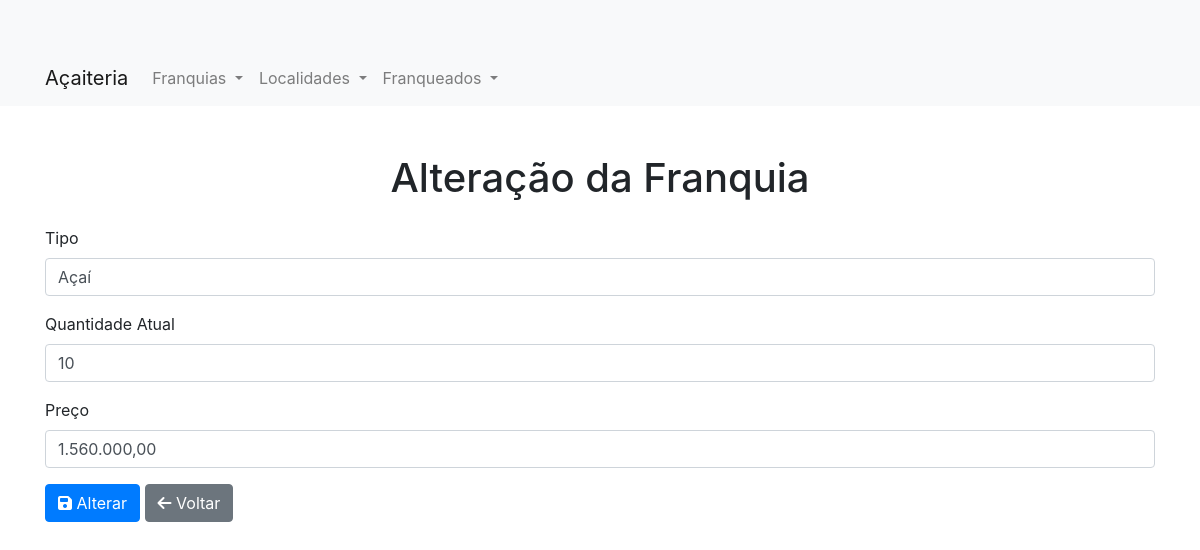
/alteraFranquia.php?id=1, run on the app's committed database.
### tables this page shows
CREATE TABLE `franquia` (
  `idFranquia` int(11) NOT NULL,
  `tipo` varchar(45) DEFAULT NULL,
  `qtde_atual` varchar(45) DEFAULT NULL,
  `preco` varchar(45) DEFAULT NULL
);

### Conexao.php (called while the page is built, shortened)
<?php
class Conexao {
    private static $instance;
    public static function getInstance() {
        if (!isset(self::$instance)) {
            try {
                self::$instance = new PDO('mysql:host=localhost;dbname=amordeacai', 'root', '');
                self::$instance->setAttribute(PDO::ATTR_ERRMODE, PDO::ERRMODE_EXCEPTION);
                self::$instance->setAttribute(PDO::ATTR_DEFAULT_FETCH_MODE, PDO::FETCH_OBJ);
            } catch (PDOException $e) {
                die('Erro na conexão: ' . $e->getMessage());
            }
        }
        return self::$instance;
    }
}

### FranquiaCRUD.php (called while the page is built, shortened)
<?php
include_once "Conexao.php";
class FranquiaCRUD {
    public function read($idFranquia) {
        $sql = 'SELECT * FROM franquia WHERE idFranquia = :idFranquia';
        $stmt = Conexao::getInstance()->prepare($sql);
        $stmt->bindValue(':idFranquia', $idFranquia, PDO::PARAM_INT);
        $stmt->execute();
        $franquia = $stmt->fetch(PDO::FETCH_ASSOC);
        if ($franquia) {
            $objFranquia = new Franquia();
            $objFranquia->setIdFranquia($franquia['idFranquia']);
            $objFranquia->setTipo($franquia['tipo']);
            $objFranquia->setQtdeAtual($franquia['qtde_atual']);
            $objFranquia->setPreco($franquia['preco']);
            return $objFranquia;
        } else {
            return false;
        }
    }
}
?>

### FranquiaClasse.php (called while the page is built, shortened)
<?php
class Franquia {
    private $tipo;
    private $qtdeAtual;
    private $preco;
    public function __construct($idFranquia = null, $tipo = null, $qtdeAtual = null, $preco = null) {
        $this->tipo = $tipo;
        $this->qtdeAtual = $qtdeAtual;
        $this->preco = $preco;
    }
    public function getTipo() {
        return $this->tipo;
    }
    public function setTipo($tipo) {
        $this->tipo = $tipo;
    }
    public function getQtdeAtual() {
        return $this->qtdeAtual;
    }
    public function setQtdeAtual($qtdeAtual) {
        $this->qtdeAtual = $qtdeAtual;
    }
    public function getPreco() {
        return $this->preco;
    }
    public function setPreco($preco) {
        $this->preco = $preco;
    }
}
?>

### alteraFranquia.php (the view, shortened to what this page needs)
<?php
include_once "../server/Conexao.php";
include_once "../server/FranquiaClasse.php";
include_once "../server/FranquiaCRUD.php";
if (isset($_GET['id'])) {
    $franquiaCRUD = new FranquiaCRUD();
    $idFranquia = $_GET['id'];
    $franquia = $franquiaCRUD->read($idFranquia);
    if ($franquia) {
        $tipo = $franquia->getTipo();
        $qtde_atual = $franquia->getQtdeAtual();
        $preco = $franquia->getPreco();
    } else {
        header("Location: listaFranquia.php");
        exit();
    }
} else {
    header("Location: listaFranquia.php");
    exit();
}
?>
<!DOCTYPE html>
<html lang="pt-BR">
<head>
    <link rel="stylesheet" href="https://stackpath.bootstrapcdn.com/bootstrap/4.5.2/css/bootstrap.min.css">
    <link rel="stylesheet" href="https://cdnjs.cloudflare.com/ajax/libs/font-awesome/6.5.2/css/all.min.css">
</head>
<body>
    <?php include_once '../_resources/menu.php'; ?>
    <div class="container mt-5">
        <h1 class="text-center mb-4">Alteração da Franquia</h1>
        <form action="alteraFranquia.php" method="POST" id="form-edicao-franquia">
            <div class="form-group">
                <label for="tipo">Tipo</label>
                <input type="text" class="form-control" id="tipo" name="tipo" value="<?php echo $tipo; ?>" required>
            </div>
            <div class="form-group">
                <label for="qtde_atual">Quantidade Atual</label>
                <input type="number" class="form-control" id="qtde_atual" name="qtde_atual" value="<?php echo $qtde_atual; ?>" required>
            </div>
            <div class="form-group">
                <label for="preco">Preço</label>
                <input type="text" class="form-control" id="preco" name="preco" value="<?php echo $preco; ?>" required>
            </div>
            <button type="submit" class="btn btn-primary"><i class="fas fa-save"></i> Alterar</button>
            <a href="listaFranquia.php" class="btn btn-secondary"><i class="fas fa-arrow-left"></i> Voltar</a>
        </form>
    </div>
</body>
</html>

### alteraFranquia.php (style rules this page uses)
.container { margin-top: 50px; }

### data on the page
franquia: tipo "Açaí", qtde_atual "10", preco "1.560.000,00"
